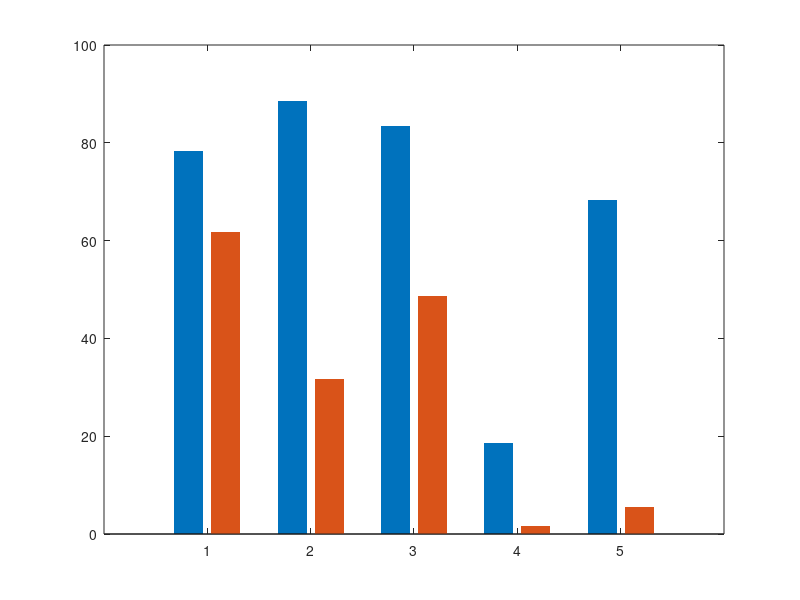

MATLAB code to generate this figure: (Note: this script raises an error after producing the figure.)
% 数据准备
intersections = 1:5;
town01 = [78.26 88.64 83.48 18.65 68.23]; % 第一行数据
town10 = [61.8 31.68 48.63 1.71 5.56];    % 第二行数据

% 创建抗锯齿图形（关键设置）
figure('Position', [100 100 900 600], 'Color', 'w', 'Renderer', 'opengl')

% 绘制柱状图（解决锯齿关键设置）
bar_data = [town01; town10]';
h = bar(intersections, bar_data, 0.8, 'grouped', 'EdgeColor', 'none');

% 精确HEX颜色设置
hex_orange = '#EE822F'; % Town01
hex_blue = '#4874CB';   % Town10
rgb_orange = sscanf(hex_orange(2:end),'%2x%2x%2x',[1 3])/255;
rgb_blue = sscanf(hex_blue(2:end),'%2x%2x%2x',[1 3])/255;

% 柱状图样式
h(1).FaceColor = rgb_orange;
h(2).FaceColor = rgb_blue;

% 数据标签设置
label_props = {'FontSize', 12, 'FontWeight', 'bold', 'FontName', 'Arial',...
               'HorizontalAlignment', 'center'};
for i = 1:length(intersections)
    text(intersections(i)-0.2, town01(i)+2, sprintf('%.1f%%', town01(i)),...
         'Color', rgb_orange, label_props{:});
    text(intersections(i)+0.2, town10(i)+2, sprintf('%.1f%%', town10(i)),...
         'Color', rgb_blue, label_props{:});
end

% 坐标轴抗锯齿设置（解决锯齿朝外问题）
ax = gca;
set(ax, 'FontSize', 13, 'LineWidth', 1.5, 'XTick', intersections,...
        'TickDir', 'in', ...  % 关键修改：刻度朝内
        'XColor', [0.3 0.3 0.3], 'YColor', [0.3 0.3 0.3],...
        'Layer', 'top')  % 确保坐标轴在顶层

% 轴标签设置
xlabel('Intersection Number', 'FontSize', 14, 'FontWeight', 'normal')
ylabel('RMOTA Improvement Percentage', 'FontSize', 14, 'FontWeight', 'normal')
ylim([0 100])

% 专业图例设置
legend({'Town01', 'Town10'}, 'Location', 'northeast', 'FontSize', 13,...
       'Box', 'off', 'EdgeColor', 'none')

% 标题设置
title('Multi-Scenario RMOTA Performance Comparison',...
      'FontSize', 16, 'FontWeight', 'normal', 'Color', [0.15 0.15 0.15])

% 导出高清图像
%exportgraphics(gcf, 'Professional_RMOTA_Chart.png', 'Resolution', 600)
exportgraphics(gcf, 'Professional_RMOTA_Chart.eps', 'ContentType','vector');